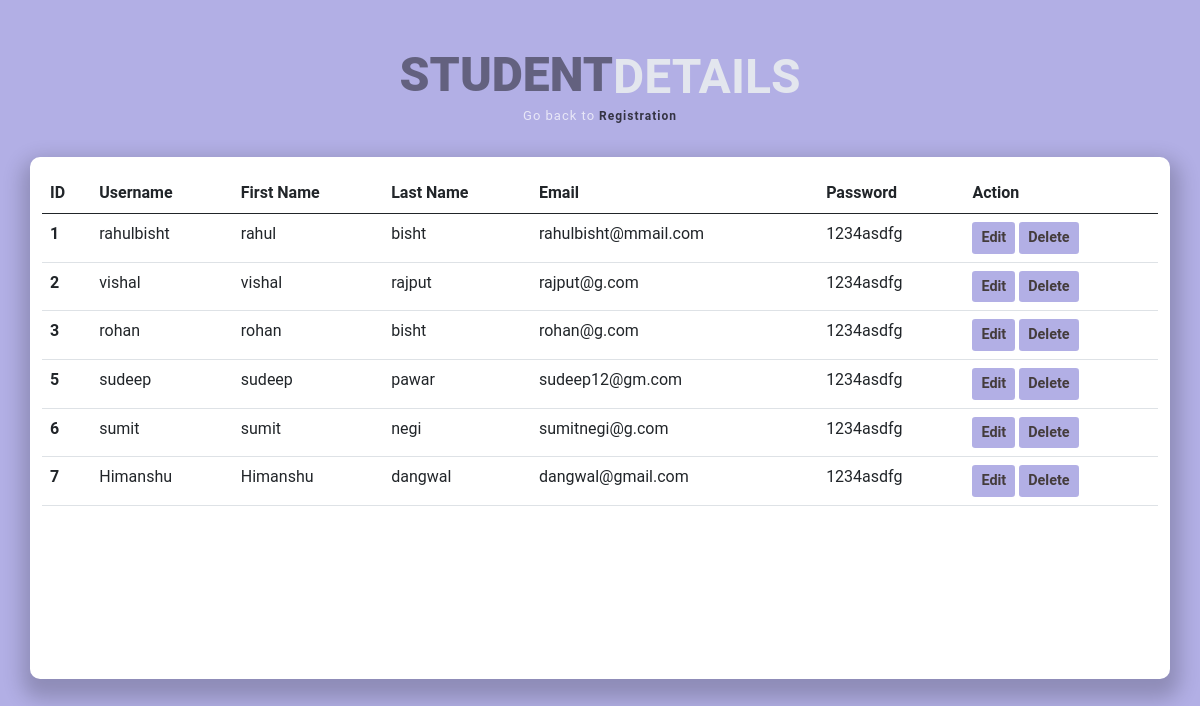
/success/, run on the app's committed database.
### enroll/models.py (models this page shows)
class Signup(models.Model):
    id=models.IntegerField(primary_key=True)
    username=models.CharField(max_length=100)
    first_name=models.CharField(max_length=100)
    last_name=models.CharField(max_length=100)
    email=models.EmailField(max_length=150)
    password=models.CharField(max_length=100)

### enroll/views.py (the view)
# urls.py: path('success/',views.stu_details, name='Success'),
def stu_details(request):
    stud = Signup.objects.all()
    return render(request,'enroll/details.html',{'stu':stud})

### enroll/templates/enroll/details.html (shortened to what this page needs)
<!doctype html>
{% load static %}
<html lang="en">
<head>
    <link href="https://cdn.jsdelivr.net/npm/bootstrap@5.0.2/dist/css/bootstrap.min.css" rel="stylesheet"
>
    <link rel="stylesheet" href="{% static 'enroll/css/style.css' %}">
</head>
<body>
    <div class="info-h">
        <h1> <b>STUDENT</b> DETAILS</h1>
        <p>Go back to <a class="Details" href="/">Registration</a></p>
    </div>
    <div class="container headline">
        {% if stu %}
        <table class="table table-hover  ">
            <thead>
                <tr>
                    <th>ID</th>
                    <th>Username</th>
                    <th>First Name</th>
                    <th>Last Name</th>
                    <th>Email</th>
                    <th>Password</th>
                    <th>Action</th>
                </tr>
            </thead>
            <tbody>
                {% for st in stu %}
                <tr>
                    <th>{{st.id}}</th>
                    <td>{{st.username}}</td>
                    <td>{{st.first_name}}</td>
                    <td>{{st.last_name}}</td>
                    <td>{{st.email}}</td>
                    <td>{{st.password}}</td>
                    <td>
                        <a class="update" href="{% url 'Update' st.id %}"><button class="btn btn-sm">Edit</button></a>
                        <form  action="{% url 'Deletedata' st.id %}" method="post" class="d-inline update "> {% csrf_token %}
                            <input type="submit" class="btn btn-sm" value="Delete">
                        </form>
                    </td>
                </tr>
                {% endfor %}
            </tbody>
        </table>
        {% else %}
    </div>
    <h3>No Records</h3>
    {% endif %}
</body>
</html>

### enroll/static/enroll/css/style.css (style rules this page uses)
* { font-family: 'Roboto', sans-serif; }
body { background-color: #b2afe5; }
.container { width: 70%; height: 489px; margin: 96px auto; position: relative; background-color: white; border-radius: 10px; box-shadow: 1px 11px 20px 9px rgb(0 0 0 / 20%); overflow: hidden; }
.btn { color: #443c3c; background-color: #b2afe5; font-size: 0.9rem; font-weight: 600; }
.Details { text-decoration: none; font-size: 12px; color: black; font-weight: 700; }
p { font-size: 11px; opacity: 70%; }
.headline { width: 100%; height: 489px; margin: 96px auto; margin-top: 2rem; margin-bottom: 2rem; position: relative; background-color: white; border-radius: 10px; box-shadow: 1px 11px 20px 9px rgb(0 0 0 / 20%); overflow: hidden; padding-bottom: 32.6rem; }
.info-h h1 { font-family: 'Roboto', sans-serif; display: flex; justify-content: center; font-size: 3rem; font-weight: 600; margin-top: 3rem; color: #e9ecef; opacity: 90%; margin-bottom: 0; }
.info-h p { display: flex; font-size: 13px; justify-content: center; letter-spacing: 1px; color: white; }
.info-h b { color: black; opacity: 49%; position: relative; bottom: 2px; }
.info-h a { position: relative; top: 1px; padding-left: 4px; }
.table { margin-top: 1rem !important; }
.update { width: 28%; }

### data on the page
Signup: id "1", username "rahulbisht", first_name "rahul", last_name "bisht", email "rahulbisht@mmail.com", password "1234asdfg"
Signup: id "2", username "vishal", first_name "vishal", last_name "rajput", email "rajput@g.com", password "1234asdfg"
Signup: id "3", username "rohan", first_name "rohan", last_name "bisht", email "rohan@g.com", password "1234asdfg"
Signup: id "5", username "sudeep", first_name "sudeep", last_name "pawar", email "sudeep12@gm.com", password "1234asdfg"
Signup: id "6", username "sumit", first_name "sumit", last_name "negi", email "sumitnegi@g.com", password "1234asdfg"
Signup: id "7", username "Himanshu", first_name "Himanshu", last_name "dangwal", email "dangwal@gmail.com", password "1234asdfg"
